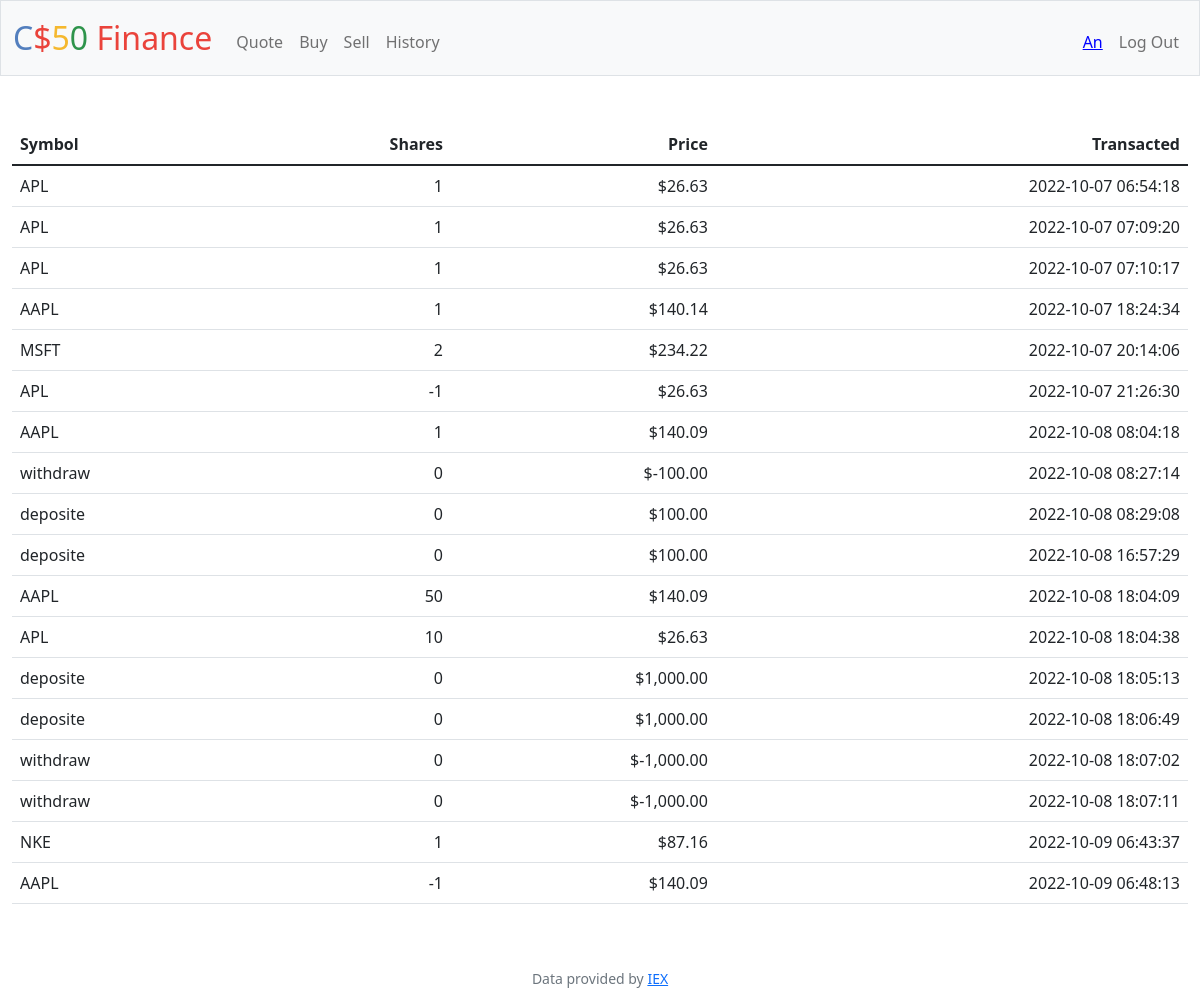
Screenshot of /history (signed in) with the database file from the repository.
### tables this page shows
CREATE TABLE 'history' (id INTEGER NOT NULL, username TEXT NOT NULL,'symbol' TEXT NOT NULL, shares INTEGER NOT NULL,'price' INTEGER NOT NULL, date TIMESTAMP NOT NULL DEFAULT CURRENT_TIMESTAMP);

### app.py (the view)
@app.route("/history")
@login_required
def history():
    name = db.execute("SELECT username FROM users WHERE id = ?", session["user_id"])
    name = name[0]["username"]
    name = str.title(name)
    date = db.execute("SELECT date FROM history WHERE id = ?", session["user_id"])
    sumdate = db.execute("SELECT COUNT(date) AS sumdate FROM history WHERE id = ?", session["user_id"])
    sumdate = sumdate[0]["sumdate"]
    symbols = db.execute("SELECT symbol FROM history WHERE id = ?", session["user_id"])
    shares = db.execute("SELECT shares FROM history WHERE id = ?", session["user_id"])
    price = db.execute("SELECT price FROM history WHERE id = ?", session["user_id"])
    return render_template("history.html", username=name, sumdate=sumdate, symbols=symbols, shares=shares, price=price, date=date)

### app.py (called while the page is built)
@app.after_request
def after_request(response):
    response.headers["Cache-Control"] = "no-cache, no-store, must-revalidate"
    response.headers["Expires"] = 0
    response.headers["Pragma"] = "no-cache"
    return response

### helpers.py (called while the page is built)
def login_required(f):
    @wraps(f)
    def decorated_function(*args, **kwargs):
        if session.get("user_id") is None:
            return redirect("/login")
        return f(*args, **kwargs)
    return decorated_function

def usd(value):
    return f"${value:,.2f}"

### templates/history.html (shortened to what this page needs)
{% extends "layout.html" %}
{% block main %}
    <table class="table">
        <thead>
            <tr>
                <th class="text-start">Symbol</th>
                <th class="text-end">Shares</th>
                <th class="text-end">Price</th>
                <th class="text-end">Transacted</th>
            </tr>
        </thead>
        <tbody>
            {% for time in range(sumdate) %}
            <tr>
                <td class="text-start">{{ symbols[time]["symbol"] }}</td>
                <td class="text-end">{{ shares[time]["shares"] }}</td>
                <td class="text-end">{{ price[time]["price"] | usd}}</td>
                <td class="text-end">{{ date[time]["date"] }}</td>
            </tr>
            {% endfor %}
        </tbody>
    </table>
{% endblock %}

### templates/layout.html (shortened to what this page needs)
<!DOCTYPE html>
<html lang="en" style="height:100%">
    <head>
        <link href="https://cdn.jsdelivr.net/npm/bootstrap@5.1.3/dist/css/bootstrap.min.css" rel="stylesheet">
        <link href="/static/styles.css" rel="stylesheet">
    </head>
{% if profile %}
    <body style="height:100%">
{% else %}
    <body>
{% endif %}
        <nav class="bg-light border navbar navbar-expand-md navbar-light">
            <div class="container-fluid">
                <a class="navbar-brand" href="/"><span class="blue">C</span><span class="red">$</span><span class="yellow">5</span><span class="green">0</span> <span class="red">Finance</span></a>
                <div class="collapse navbar-collapse" id="navbar">
                    {% if session["user_id"] %}
                        <ul class="navbar-nav me-auto mt-2">
                            <li class="nav-item"><a class="nav-link" href="/quote">Quote</a></li>
                            <li class="nav-item"><a class="nav-link" href="/buy">Buy</a></li>
                            <li class="nav-item"><a class="nav-link" href="/sell">Sell</a></li>
                            <li class="nav-item"><a class="nav-link" href="/history">History</a></li>
                        </ul>
                        <ul class="navbar-nav ms-auto mt-2">
                            <li class="nav-item"><a class="nav-link" href="/profile" style="text-decoration: underline; color: blue;">{{username}}</a></li>
                            <li class="nav-item"><a class="nav-link" href="/logout">Log Out</a></li>
                        </ul>
                    {% else %}
                        <ul class="navbar-nav ms-auto mt-2">
                            <li class="nav-item"><a class="nav-link" href="/register">Register</a></li>
                            <li class="nav-item"><a class="nav-link" href="/login">Log In</a></li>
                        </ul>
                    {% endif %}
                </div>
            </div>
        </nav>
    {% if profile %}
        <main class="container-fluid py-5 text-center" style="height:100%">
    {% else %}
        <main class="container-fluid py-5 text-center">
    {% endif %}
            {% block main %}{% endblock %}
        </main>
        <footer class="mb-5 small text-center text-muted">
            Data provided by <a href="https://iexcloud.io/">IEX</a>
        </footer>
    </body>
</html>

### static/styles.css (style rules this page uses)
nav .navbar-brand { font-size: xx-large; }
nav .navbar-brand .blue { color: #537fbe; }
nav .navbar-brand .red { color: #ea433b; }
nav .navbar-brand .yellow { color: #f5b82e; }
nav .navbar-brand .green { color: #2e944b; }

### rows the page displays
history: symbol "APL", shares "1", price "$26.63", date "2022-10-07 06:54:18"
history: symbol "APL", shares "1", price "$26.63", date "2022-10-07 07:09:20"
history: symbol "APL", shares "1", price "$26.63", date "2022-10-07 07:10:17"
history: symbol "AAPL", shares "1", price "$140.14", date "2022-10-07 18:24:34"
history: symbol "MSFT", shares "2", price "$234.22", date "2022-10-07 20:14:06"
history: symbol "APL", shares "-1", price "$26.63", date "2022-10-07 21:26:30"
history: symbol "AAPL", shares "1", price "$140.09", date "2022-10-08 08:04:18"
history: symbol "withdraw", shares "0", price "$-100.00", date "2022-10-08 08:27:14"
history: symbol "deposite", shares "0", price "$100.00", date "2022-10-08 08:29:08"
history: symbol "deposite", shares "0", price "$100.00", date "2022-10-08 16:57:29"
history: symbol "AAPL", shares "50", price "$140.09", date "2022-10-08 18:04:09"
history: symbol "APL", shares "10", price "$26.63", date "2022-10-08 18:04:38"
history: symbol "deposite", shares "0", price "$1,000.00", date "2022-10-08 18:05:13"
history: symbol "deposite", shares "0", price "$1,000.00", date "2022-10-08 18:06:49"
history: symbol "withdraw", shares "0", price "$-1,000.00", date "2022-10-08 18:07:02"
history: symbol "withdraw", shares "0", price "$-1,000.00", date "2022-10-08 18:07:11"
history: symbol "NKE", shares "1", price "$87.16", date "2022-10-09 06:43:37"
history: symbol "AAPL", shares "-1", price "$140.09", date "2022-10-09 06:48:13"

### other values shown
{{ username }} "An"
